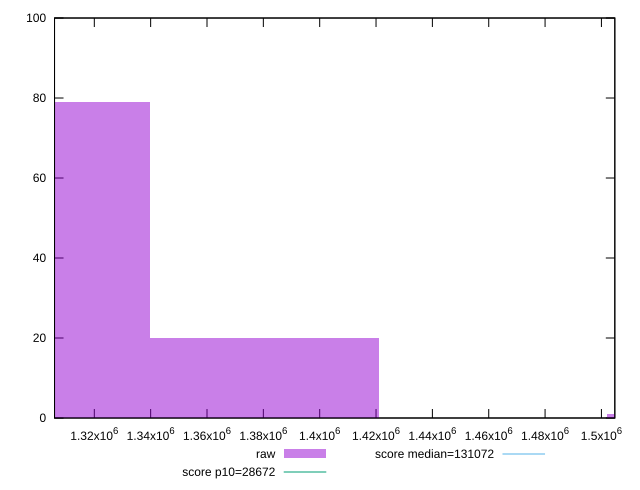

Write the gnuplot code that produced this figure.
reset

$raw <<EOF
1299100.981919262 79
1380294.793289216 20
1542682.4160291238 1
EOF

set key outside below
set boxwidth 81193.81136995388
set xrange [1305881.5209796007:1504757.1763964305]
set yrange [0:100]
set trange [0:100]
set style fill transparent solid 0.5 noborder

set parametric
set terminal svg size 640, 490 enhanced background rgb 'white'
set output "report_00018_2021-02-10T15-25-16.877Z/uses-long-cache-ttl/samples/pages/raw/histogram.svg"

plot $raw title "raw" with boxes, \
     28672,t title "score p10=28672", \
     131072,t title "score median=131072"

reset
